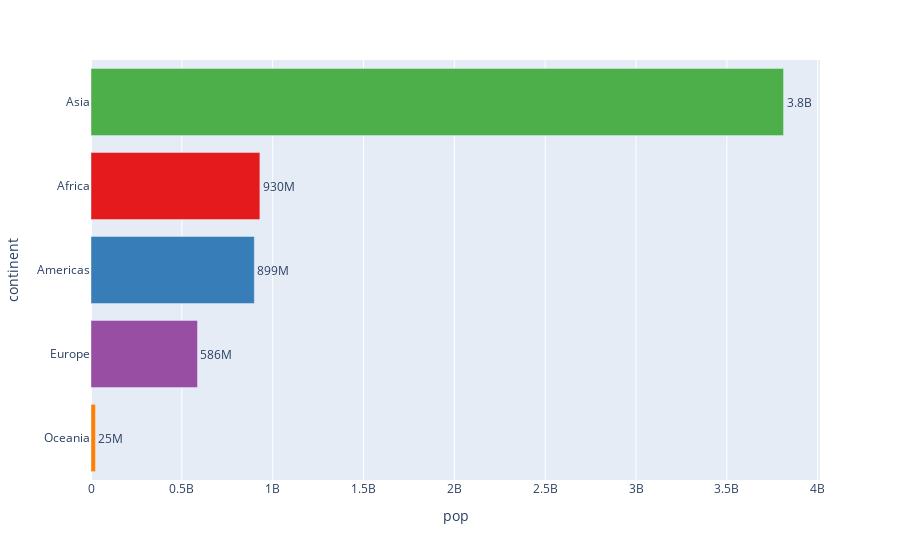

Write notebook code for a chart like this one.
### Markdown cell above
## Question 3:

Add text to each bar that represents the population

### Code cell
# YOUR CODE HERE
def format_population(value):
    if value >= 1_000_000_000:
        return f'{value / 1_000_000_000:.1f}B'
    elif value >= 1_000_000:
        return f'{value / 1_000_000:.0f}M'
    else:
        return f'{value}'
    
grouped_df['Population_Text'] = grouped_df['pop'].apply(format_population)

fig = px.bar(grouped_df, x="pop", y="continent", text="Population_Text",
             color="continent", color_discrete_sequence=colors)

fig.update_traces(selector=dict(type='bar'))
fig.update_yaxes(categoryorder='total ascending')
fig.update_traces(showlegend=False)

fig.update_traces(textposition='outside')
fig.show()

### Figure 1 — Plotly figure (JSON) as saved in the notebook; plotly's stock layout.template omitted (floating-point values rounded to 4 significant figures)
{"data": [{"alignmentgroup": "True", "hovertemplate": "continent=%{y}<br>pop=%{x}<br>Population_Text=%{text}<extra></extra>", "legendgroup": "Africa", "marker": {"color": "rgb(228,26,28)", "pattern": {"shape": ""}}, "name": "Africa", "offsetgroup": "Africa", "orientation": "h", "showlegend": false, "text": ["930M"], "textposition": "outside", "type": "bar", "x": [929539692], "xaxis": "x", "y": ["Africa"], "yaxis": "y"}, {"alignmentgroup": "True", "hovertemplate": "continent=%{y}<br>pop=%{x}<br>Population_Text=%{text}<extra></extra>", "legendgroup": "Americas", "marker": {"color": "rgb(55,126,184)", "pattern": {"shape": ""}}, "name": "Americas", "offsetgroup": "Americas", "orientation": "h", "showlegend": false, "text": ["899M"], "textposition": "outside", "type": "bar", "x": [898871184], "xaxis": "x", "y": ["Americas"], "yaxis": "y"}, {"alignmentgroup": "True", "hovertemplate": "continent=%{y}<br>pop=%{x}<br>Population_Text=%{text}<extra></extra>", "legendgroup": "Asia", "marker": {"color": "rgb(77,175,74)", "pattern": {"shape": ""}}, "name": "Asia", "offsetgroup": "Asia", "orientation": "h", "showlegend": false, "text": ["3.8B"], "textposition": "outside", "type": "bar", "x": [3811953827], "xaxis": "x", "y": ["Asia"], "yaxis": "y"}, {"alignmentgroup": "True", "hovertemplate": "continent=%{y}<br>pop=%{x}<br>Population_Text=%{text}<extra></extra>", "legendgroup": "Europe", "marker": {"color": "rgb(152,78,163)", "pattern": {"shape": ""}}, "name": "Europe", "offsetgroup": "Europe", "orientation": "h", "showlegend": false, "text": ["586M"], "textposition": "outside", "type": "bar", "x": [586098529], "xaxis": "x", "y": ["Europe"], "yaxis": "y"}, {"alignmentgroup": "True", "hovertemplate": "continent=%{y}<br>pop=%{x}<br>Population_Text=%{text}<extra></extra>", "legendgroup": "Oceania", "marker": {"color": "rgb(255,127,0)", "pattern": {"shape": ""}}, "name": "Oceania", "offsetgroup": "Oceania", "orientation": "h", "showlegend": false, "text": ["25M"], "textposition": "outside", "type": "bar", "x": [24549947], "xaxis": "x", "y": ["Oceania"], "yaxis": "y"}], "layout": {"barmode": "relative", "legend": {"title": {"text": "continent"}, "tracegroupgap": 0}, "margin": {"t": 60}, "xaxis": {"anchor": "y", "domain": [0, 1], "title": {"text": "pop"}}, "yaxis": {"anchor": "x", "categoryarray": ["Oceania", "Europe", "Asia", "Americas", "Africa"], "categoryorder": "total ascending", "domain": [0, 1], "title": {"text": "continent"}}}}
